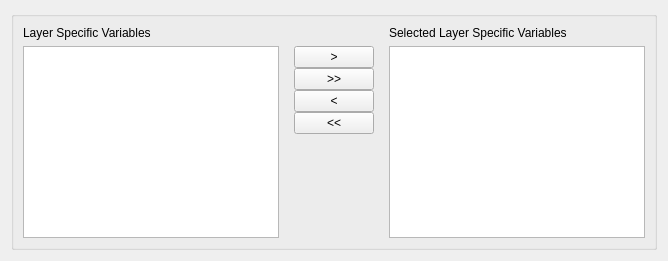
        <widget class="QWidget" name="tbpTotalLayerOutput">
         <attribute name="title">
          <string>Output List: Total Layer</string>
         </attribute>
         <layout class="QVBoxLayout" name="verticalLayout_9">
          <item>
           <widget class="QGroupBox" name="gpbTotalLayerOutput">
            <property name="title">
             <string/>
            </property>
            <layout class="QGridLayout" name="gridLayout_11">
             <item row="0" column="0">
              <widget class="QLabel" name="lblTotalLayerVariable">
               <property name="text">
                <string>Layer Specific Variables</string>
               </property>
              </widget>
             </item>
             <item row="1" column="0">
              <widget class="QTableWidget" name="twTotalLayerVariableList">
               <property name="alternatingRowColors">
                <bool>true</bool>
               </property>
               <property name="selectionMode">
                <enum>QAbstractItemView::MultiSelection</enum>
               </property>
               <property name="selectionBehavior">
                <enum>QAbstractItemView::SelectRows</enum>
               </property>
               <property name="sortingEnabled">
                <bool>true</bool>
               </property>
               <attribute name="verticalHeaderVisible">
                <bool>false</bool>
               </attribute>
              </widget>
             </item>
             <item row="1" column="2">
              <widget class="QTableWidget" name="twTotalLayerSelectedVariable">
               <property name="alternatingRowColors">
                <bool>true</bool>
               </property>
               <property name="selectionMode">
                <enum>QAbstractItemView::MultiSelection</enum>
               </property>
               <property name="selectionBehavior">
                <enum>QAbstractItemView::SelectRows</enum>
               </property>
               <attribute name="verticalHeaderVisible">
                <bool>false</bool>
               </attribute>
              </widget>
             </item>
             <item row="0" column="2">
              <widget class="QLabel" name="lblTotalLayerSelectedVariable">
               <property name="text">
                <string>Selected Layer Specific Variables</string>
               </property>
              </widget>
             </item>
             <item row="1" column="1">
              <widget class="QFrame" name="frame_12">
               <property name="frameShape">
                <enum>QFrame::NoFrame</enum>
               </property>
               <property name="frameShadow">
                <enum>QFrame::Raised</enum>
               </property>
               <layout class="QVBoxLayout" name="verticalLayout_10">
                <property name="spacing">
                 <number>0</number>
                </property>
                <property name="topMargin">
                 <number>0</number>
                </property>
                <item>
                 <widget class="QPushButton" name="btnTotalLayerVariableAdd">
                  <property name="text">
                   <string>&gt;</string>
                  </property>
                 </widget>
                </item>
                <item>
                 <widget class="QPushButton" name="btnTotalLayerVariableAddAll">
                  <property name="text">
                   <string>&gt;&gt;</string>
                  </property>
                 </widget>
                </item>
                <item>
                 <widget class="QPushButton" name="btnTotalLayerVariableRemove">
                  <property name="text">
                   <string>&lt;</string>
                  </property>
                 </widget>
                </item>
                <item>
                 <widget class="QPushButton" name="btnTotalLayerVariableRemoveAll">
                  <property name="text">
                   <string>&lt;&lt;</string>
                  </property>
                 </widget>
                </item>
                <item>
                 <widget class="QFrame" name="frame_13">
                  <property name="frameShape">
                   <enum>QFrame::NoFrame</enum>
                  </property>
                  <property name="frameShadow">
                   <enum>QFrame::Raised</enum>
                  </property>
                 </widget>
                </item>
               </layout>
              </widget>
             </item>
            </layout>
           </widget>
          </item>
         </layout>
        </widget>
